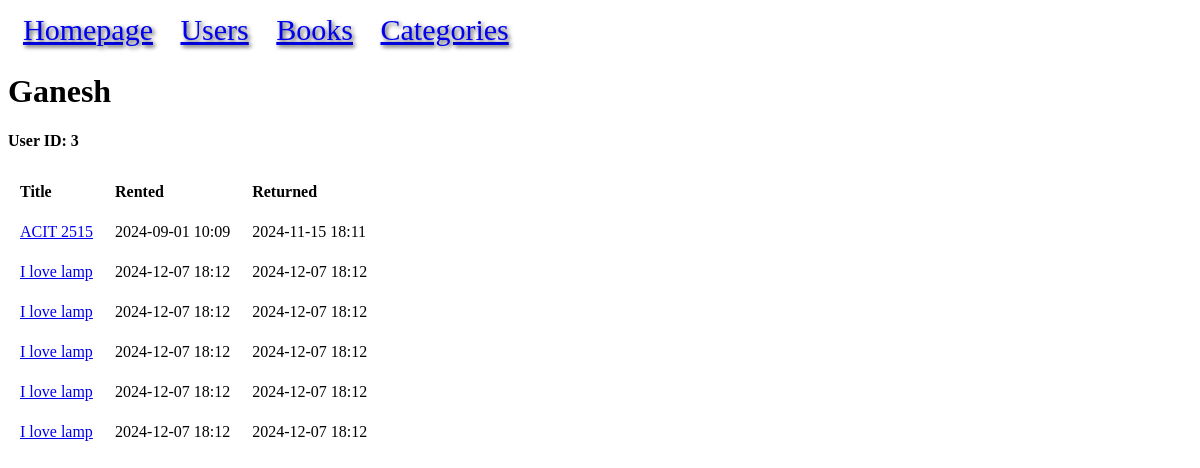
The page /user/3 on the database as committed earlier.
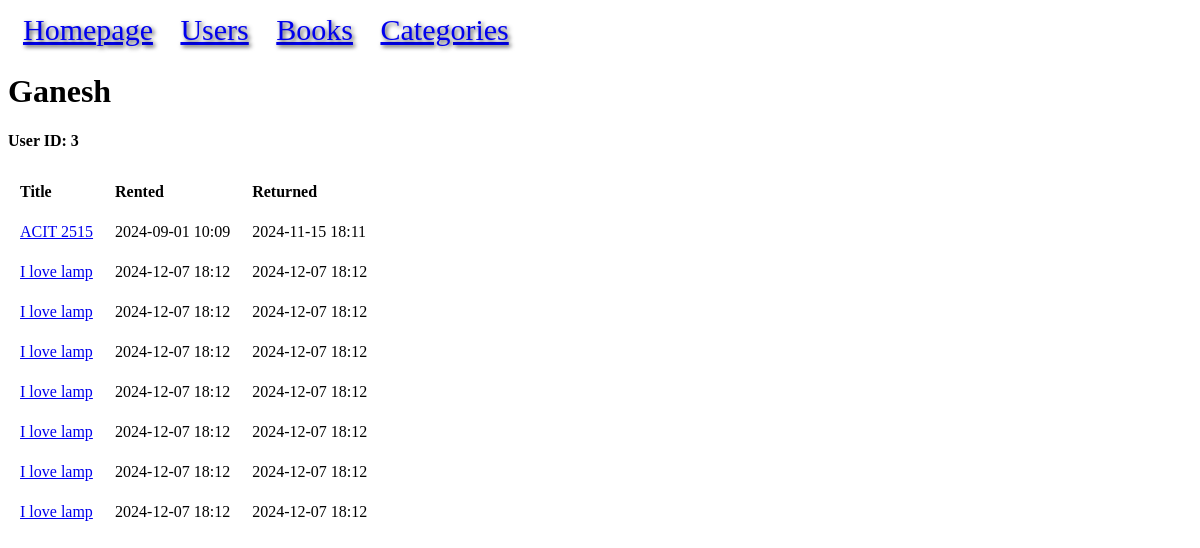
The same page on the database as committed later.
### models.py (models this page shows, shortened)
class User(db.Model):
    id = mapped_column(Integer, primary_key=True, autoincrement=True)
    name = mapped_column(String)
    rented = relationship("BookRental", back_populates="user")

class BookRental(db.Model):
    id = mapped_column(Integer, primary_key=True)
    user_id = mapped_column(Integer, ForeignKey("user.id"))
    book_id = mapped_column(Integer, ForeignKey("book.id"))
    rented = mapped_column(DateTime(timezone=True), nullable=False)
    returned = mapped_column(DateTime(timezone=True), nullable=True)
    user = relationship("User", back_populates="rented")
    book = relationship("Book", back_populates="rentals")

class Book(db.Model):
    id = mapped_column(Integer, primary_key=True, autoincrement=True)
    title = mapped_column(String)
    price = mapped_column(DECIMAL(10, 2))
    available = mapped_column(Integer, default=0)
    rating = mapped_column(Integer)
    upc = mapped_column(String, unique=True)
    url = mapped_column(String)
    category_id = mapped_column(Integer, ForeignKey("category.id"))
    category = relationship("Category", back_populates="books")
    rentals = relationship("BookRental", back_populates="book")

### app.py (the view)
@app.route("/user/<int:id>")
def user(id):
    statement = db.select(User).where(User.id == id)
    result = db.session.execute(statement).scalar()
    if not result:
        return f"USER ID:{id} NOT FOUND!", 404
    return render_template("user.html", result=result)

### templates/user.html
{% extends "base.html" %}
{% block content %}
<h1>{{ result.name }}</h1>
<h4>User ID: {{ result.id }}</h4>
<table>
<tr>
    <th>Title</th>
    <th>Rented</th>
    <th>Returned</th>
</tr>
{% for rental in result.rented %}
<tr>
<td><a href="{{ url_for('book', id=rental.book.id) }}">{{ rental.book.title }}</a></td>
<td>{{ rental.rented.strftime("%Y-%m-%d %H:%m") }}</td>
<td>{% if rental.returned %}{{ rental.returned.strftime("%Y-%m-%d %H:%m") }}
{% endif %}</td>
</tr>
{% endfor %}
</table>
{% endblock %}

### templates/base.html (shortened to what this page needs)
<!doctype html>
<html lang="en">
    <head>
        <link rel="stylesheet" href="{{ url_for('static', filename='style.css') }}">
    </head>
    <body>
        <nav>
            <a href="{{ url_for('home') }}">Homepage</a>
            <a href="{{ url_for('users') }}">Users</a>
            <a href="{{ url_for('books') }}">Books</a>
            <a href="{{ url_for('categories') }}">Categories</a>
        </nav>
        {% block content %}
        {% endblock %}
    </body>
</html>

### static/style.css (style rules this page uses)
nav a { padding: 10px; }
th, td { padding:10px; }
nav { text-shadow: 2px 2px 4px rgba(0, 0, 0, 0.7); color:black; padding: 5px; font-size: 30px; }
tr { text-align: left; }
th { text-align: left; }
td { text-align: left; }

Rows that differ between the two databases and show on the page:
added BookRental: book "I love lamp", rented "2024-12-07 18:12", returned "2024-12-07 18:12"
added BookRental: book "I love lamp", rented "2024-12-07 18:12", returned "2024-12-07 18:12"
